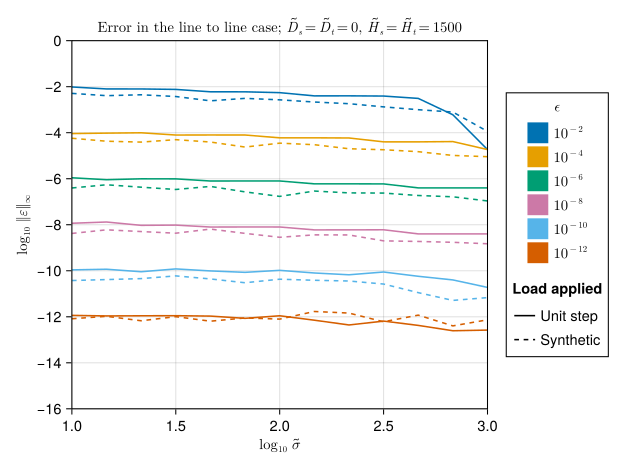

Recreate this plot in Julia.
using FiniteLineSource
using FiniteLineSource: LineSource
using Makie
using CairoMakie

include("error_utils.jl")

function compute_error_Linf_l2l(;σ, ϵ, q_gen, constants, D, H, containers)
    sources = [LineSource(x=0., y=0., D=D, H=H), LineSource(x=σ, y=0., D=D, H=H)]
    setup = SegmentToSegment(D1=D, H1=H, D2=D, H2=H, σ=σ)

    Nt = 8760*15
    q = q_gen.(1:Nt)
    block = prepare_containers(setup, sources, ϵ, Nt, constants, containers, Q=maximum(q));
    Ib = zeros(length(sources), Nt)
    evolve!(Ib, q, block)

    C = convolve_step(q, SegmentToSegmentOld(setup); params=constants, ϵ=ϵ/10)

    err = abs.( (Ib[1, :] - C))
    if maximum(err) > ϵ
        @show σ, ϵ, D, H
    end
    maximum(err)
end

D = 0.
H = 150.

res_step = zeros(length(r̃_range), length(ϵ_range))
res_synth = zeros(length(r̃_range), length(ϵ_range))

containers = AsymptoticContainers(10)

for (i, ϵ) in enumerate(ϵ_range)
    @info "Computing errors for ϵ=$ϵ"
    @. res_step[:, i] = [compute_error_Linf_l2l(σ=σσ*rb, ϵ=ϵ, q_gen=q_step, constants=constants, D=D, H=H, containers=containers) for σσ in r̃_range]
    @. res_synth[:, i] = [compute_error_Linf_l2l(σ=σσ*rb, ϵ=ϵ, q_gen=q_synth, constants=constants, D=D, H=H, containers=containers) for σσ in r̃_range]
end

fig = create_error_plot(ϵ_range, r̃_range, res_step, res_synth; title= L"\text{Error in the line to line case}; \ \tilde{D}_s = \tilde{D}_t = %$(Int(D/rb)), \ \tilde{H}_s=\tilde{H}_t=%$(Int(H/rb))")

save("figures/causal/error/l2l_error.pdf", fig)
